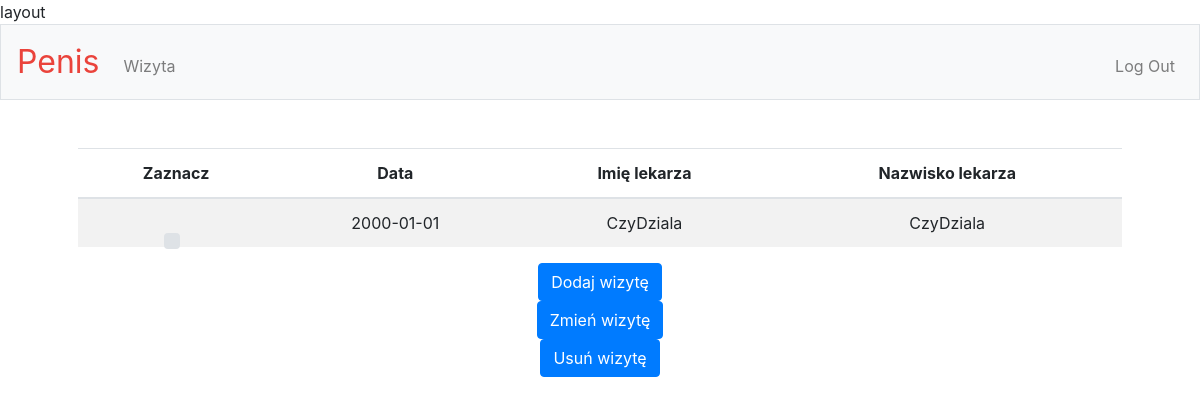
Before: /wizyta (signed in) with the older database file.
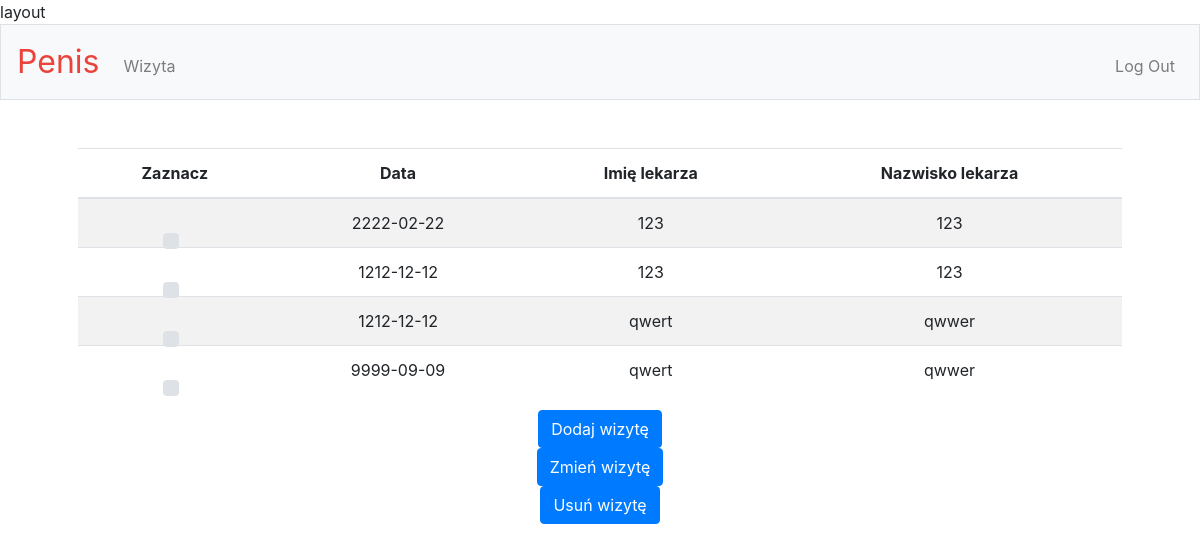
After: the same page with the newer database file.
### tables this page shows
CREATE TABLE Wizyta(id integer PRIMARY KEY AUTOINCREMENT, Data date, Pacjent_id INTEGER,  Lekarz_id INTEGER, FOREIGN KEY (Pacjent_id) REFERENCES Pacjent (id), FOREIGN KEY (Lekarz_id) REFERENCES Lekarz (id) );

CREATE TABLE Lekarz(id integer PRIMARY KEY AUTOINCREMENT, Name TEXT, Surname TEXT, Pesel TEXT, Telefon TEXT, Salary integer,  Users_id INTEGER NOT NULL, FOREIGN KEY (Users_id) REFERENCES Users (id));

### app.py (the view, shortened to what this page needs)
@app.route('/wizyta', methods=['GET', 'POST'])
@login_required
def wizyta():
    if session["access"] == 1:
        if request.method == "GET":
            session.pop('_flashes', None)
            con = sqlite3.connect("db.db")
            cur = con.cursor()
            print(session["user_id"], "id ziomiutka")
            columns = ["Data", "Imię lekarza", "Nazwisko lekarza"]
            cur.execute("select id from Pacjent where Users_id=?",[session['user_id']])
            pacjent_id = cur.fetchall()
            cur.execute(
                "select Wizyta.id,Wizyta.Data,Lekarz.Name, Lekarz.Surname from Wizyta inner join Lekarz on  Wizyta.lekarz_Id = Lekarz.id inner join Pacjent on Wizyta.pacjent_id = Pacjent.id where Wizyta.pacjent_Id =?", pacjent_id[0])
            rows = cur.fetchall()
            return render_template("wizyta.html", columns=columns, rows=rows)

### app.py (called while the page is built)
def login_required(f):
    @wraps(f)
    def decorated_function(*args, **kwargs):
        if session.get("user_id") is None:
            return redirect("/login")
        return f(*args, **kwargs)
    return decorated_function

### templates/wizyta.html (shortened to what this page needs)
{% extends "layout.html" %}
{% block main %}
    <table class="table table-striped">
        <thead class>
        <tr>
            <th scope="col">Zaznacz</th>
            {% for column in columns %}
                <th scope="col">{{ column }}</th>
            {% endfor %}
        </tr>
        </thead>
        <tbody>
        {% for row in rows %}
            <tr>
                <td>
                    <div class="custom-control custom-checkbox">
                    </div>
                </td>
                {% for value in row[1:] %}
                    <td>{{ value }}</td>
                {% endfor %}
            </tr>
        {% endfor %}
        </tbody>
    </table>
    {% if session.access == 3 or session.access == 1 %}
        <form method="get" action="/wizyta_create">
        <button class="btn btn-primary" type="submit">Dodaj wizytę</button>
    </form>
    {% endif %}
    <form method="get" action="/wizyta_update">
           <button name="id" value="" onclick="getValue()" id="update" class="btn btn-primary" type="submit">Zmień wizytę</button>
    </form>
        <form method="get" action="/wizyta_delete">
           <button name="id" value="" onclick="getValue()" id="delete" class="btn btn-primary" type="submit">Usuń wizytę</button>
    </form>
{% endblock %}

Changed rows visible on the page:
removed Wizyta: Data "2000-01-01"
removed Lekarz: Name "CzyDziala", Surname "CzyDziala"
added Wizyta: Data "2222-02-22"
now on this page (row edited): Lekarz: Name "123", Surname "123"
added Wizyta: Data "1212-12-12"
added Wizyta: Data "1212-12-12"
added Lekarz: Name "qwert", Surname "qwwer"
added Wizyta: Data "9999-09-09"
